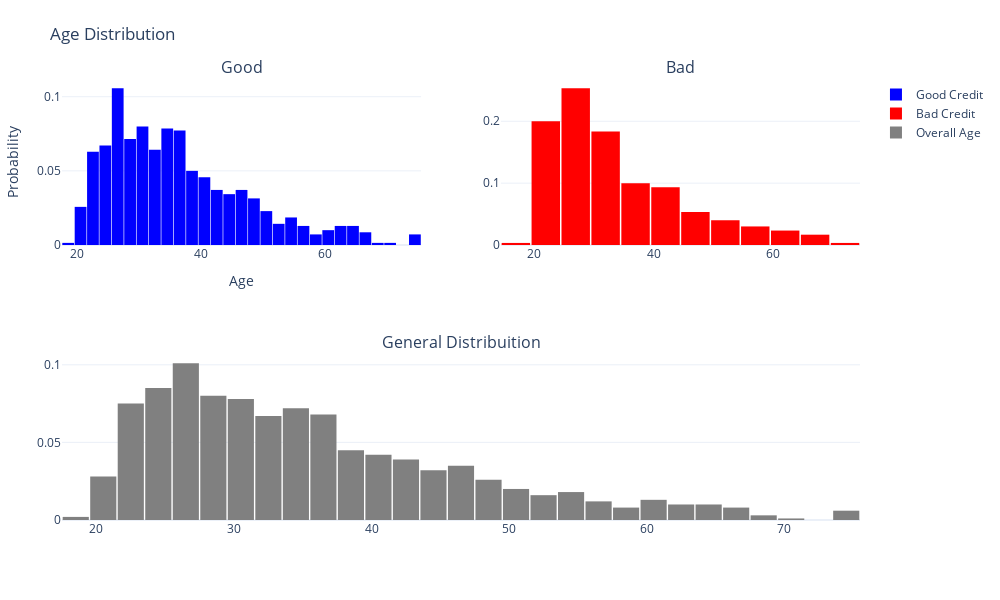

The notebook cell saved with this chart:
### Code cell
df_good = df_credit.loc[df_credit["Risk"] == 'good']['Age'].values.tolist()
df_bad = df_credit.loc[df_credit["Risk"] == 'bad']['Age'].values.tolist()
df_age = df_credit['Age'].values.tolist()

#First plot
trace0 = go.Histogram(
    x=df_good,
    histnorm='probability',
    name="Good Credit",
    marker=dict(color='blue')
)
#Second plot
trace1 = go.Histogram(
    x=df_bad,
    histnorm='probability',
    name="Bad Credit",
    marker=dict(color='red')
)
#Third plot
trace2 = go.Histogram(
    x=df_age,
    histnorm='probability',
    name="Overall Age",
    marker=dict(color='gray')
)

#Creating the grid
fig = make_subplots(rows=2, cols=2, specs=[[{}, {}], [{'colspan': 2}, None]],
                          subplot_titles=('Good','Bad', 'General Distribuition'))

#setting the figs
fig.append_trace(trace0, 1, 1)
fig.append_trace(trace1, 1, 2)
fig.append_trace(trace2, 2, 1)

fig.update_layout(
    title='Age Distribution',
    template='plotly_white',
    width=1000,
    height=600,
    margin=dict(l=50, r=50, t=80, b=80),
    showlegend=True,
    bargap=0.05,
    xaxis=dict(title='Age'),
    yaxis=dict(title='Probability')
)

fig.show()

### Figure 1 — Plotly figure (JSON) as saved in the notebook; plotly's stock layout.template omitted (floating-point values rounded to 4 significant figures; data arrays with more than 128 entries replaced by an {"elided": "..."} marker saying what was removed)
{"data": [{"histnorm": "probability", "marker": {"color": "blue"}, "name": "Good Credit", "type": "histogram", "x": {"elided": "700 int values"}, "xaxis": "x", "yaxis": "y"}, {"histnorm": "probability", "marker": {"color": "red"}, "name": "Bad Credit", "type": "histogram", "x": {"elided": "300 int values"}, "xaxis": "x2", "yaxis": "y2"}, {"histnorm": "probability", "marker": {"color": "gray"}, "name": "Overall Age", "type": "histogram", "x": {"elided": "1000 int values"}, "xaxis": "x3", "yaxis": "y3"}], "layout": {"annotations": [{"font": {"size": 16}, "showarrow": false, "text": "Good", "x": 0.225, "xanchor": "center", "xref": "paper", "y": 1, "yanchor": "bottom", "yref": "paper"}, {"font": {"size": 16}, "showarrow": false, "text": "Bad", "x": 0.775, "xanchor": "center", "xref": "paper", "y": 1, "yanchor": "bottom", "yref": "paper"}, {"font": {"size": 16}, "showarrow": false, "text": "General Distribuition", "x": 0.5, "xanchor": "center", "xref": "paper", "y": 0.375, "yanchor": "bottom", "yref": "paper"}], "bargap": 0.05, "height": 600, "margin": {"b": 80, "l": 50, "r": 50, "t": 80}, "showlegend": true, "title": {"text": "Age Distribution"}, "width": 1000, "xaxis": {"anchor": "y", "domain": [0, 0.45], "title": {"text": "Age"}}, "xaxis2": {"anchor": "y2", "domain": [0.55, 1]}, "xaxis3": {"anchor": "y3", "domain": [0, 1]}, "yaxis": {"anchor": "x", "domain": [0.625, 1], "title": {"text": "Probability"}}, "yaxis2": {"anchor": "x2", "domain": [0.625, 1]}, "yaxis3": {"anchor": "x3", "domain": [0, 0.375]}}}
